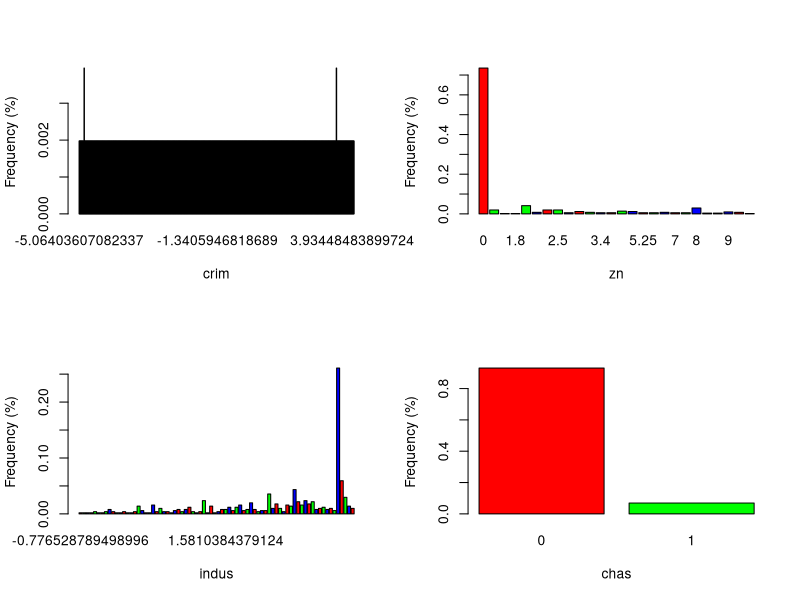
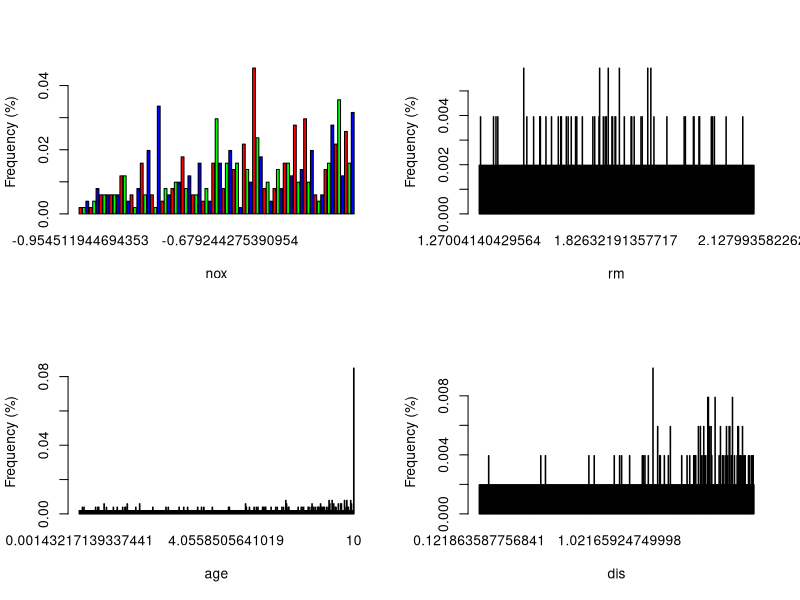
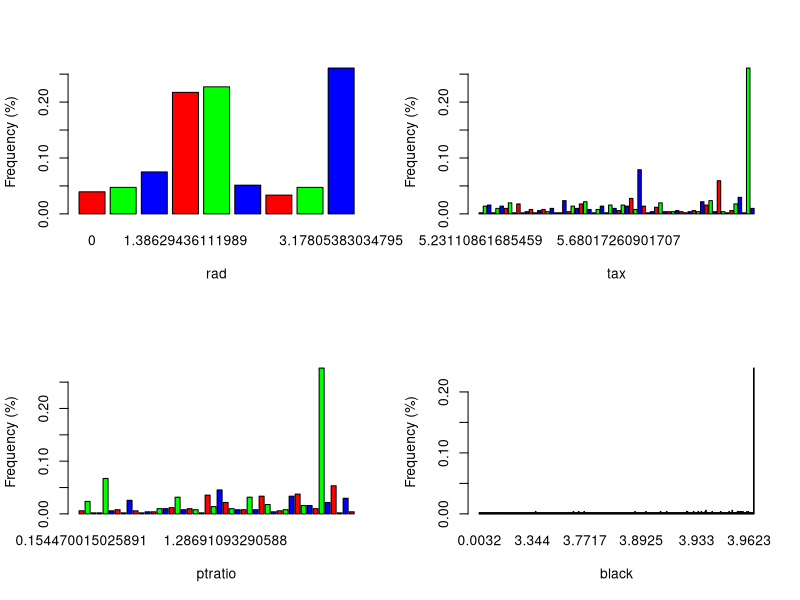
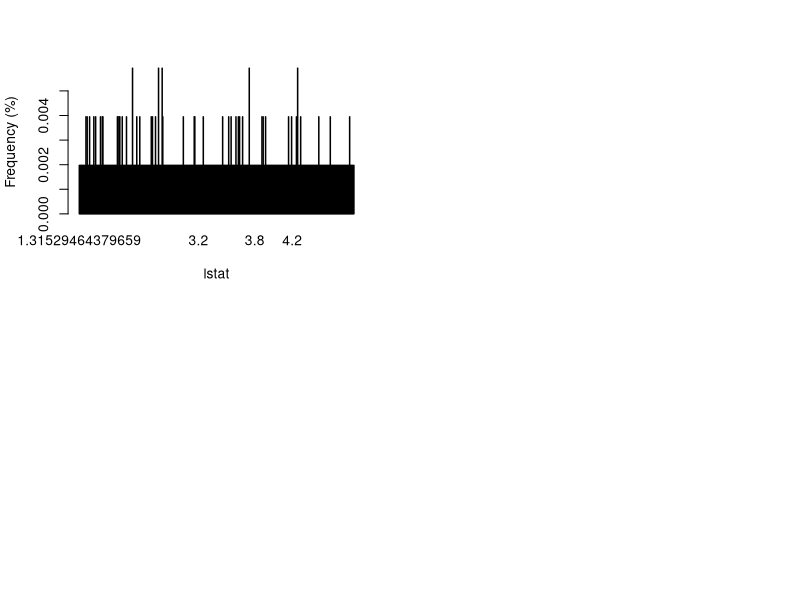
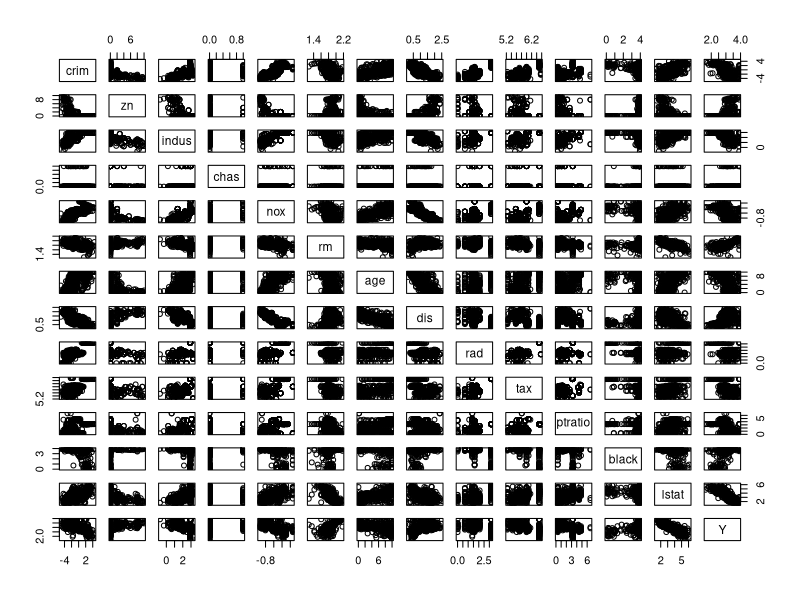
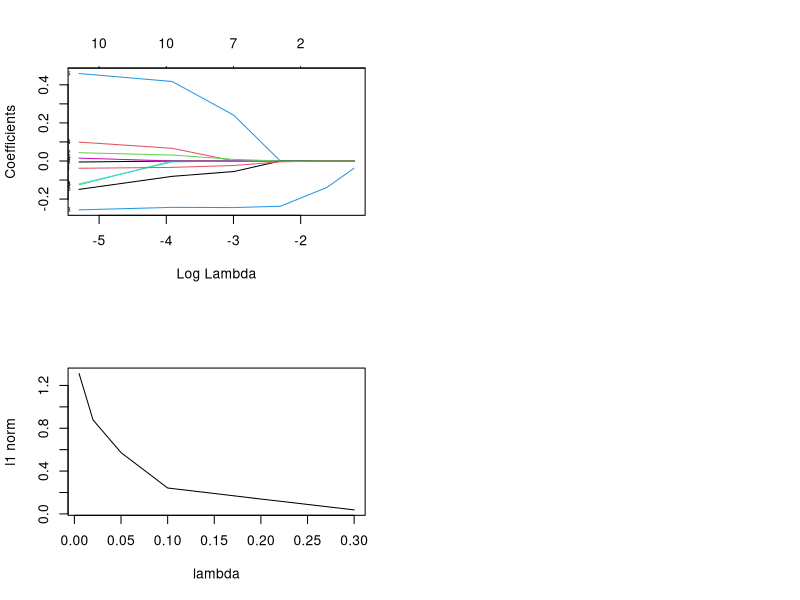

These charts were generated, in order, by the following R code:
## ---- chunk 1
knitr::opts_chunk$set(warning = FALSE, message = FALSE)
options(scipen = 1, digits = 4, width = 80, fig.align = "center")
set.seed(8742)
## ---- chunk 2

library(MASS)
library(glmnet)
myData = Boston
names(myData)[14] = "Y"
iLog = c(1, 3, 5, 6, 8, 9, 10, 14);
myData[, iLog] = log(myData[, iLog]);
myData[, 2] = myData[, 2] / 10;
myData[, 7] = myData[, 7]^2.5 / 10^4
myData[, 11] = exp(0.4 * myData[, 11]) / 1000;
myData[, 12] = myData[, 12] / 100;
myData[, 13] = sqrt(myData[, 13]);
X = as.matrix(myData[, -14])
y = myData$Y
lam.seq = c(0.30, 0.2, 0.1, 0.05, 0.02, 0.005)

## ---- chunk 3
par(mfrow=c(2,2))
for(i in 1:13){
  barplot(prop.table(table(myData[,i])) , 
          xlab=names(myData[i]), ylab= "Frequency (%)" , col = rainbow(3), horiz = FALSE)
}
## ---- chunk 4
pairs(myData)
## ---- chunk 5

# function to solve the Lasso estimate for βj given other coefficients fixed
one_var_lasso = function(r, x, lam) {
    xx = sum(x^2)
    xr = sum(r * x)
    b = (abs(xr) - lam/2)/xx
    b = sign(xr) * ifelse(b > 0, b, 0)
    return(b)
}


MyLasso = function(X, y, lam.seq, maxit = 50) {
    
    # X: n-by-p design matrix without the intercept 
    # y: n-by-1 response vector 
    # lam.seq: sequence of lambda values 
    # maxit: number of updates for each lambda 
    # Center/Scale X
    # Center y
  
    n = length(y)
    p = dim(X)[2]
    nlam = length(lam.seq)
  
    ##############################
    # YOUR CODE: 
    # Record the corresponding means and scales
    # For example, 
    # y.mean = mean(y)
    # yc = centered y
    # Xs = centered and scaled X
    
    y.mean = mean(y)
    yc = y - y.mean
    
    X.mean = apply(X, 2, mean)
    X.sd = sqrt(apply((X - rep(X.mean, rep.int(nrow(X), ncol(X))))^2, 2, mean))
    Xs = (X - rep(X.mean, rep.int(nrow(X), ncol(X)))) / rep(X.sd, rep.int(nrow(X), ncol(X)))
    
    ############################## 
    
    

    # Initilize coef vector b and residual vector r
    b = rep(0, p)
    r = yc
    B = matrix(nrow = nlam, ncol = p + 1)
    
    # Triple nested loop
    for (m in 1:nlam) {
        lam = 2 * n * lam.seq[m]
        for (step in 1:maxit) {
            for (j in 1:p) {
                r = r + (Xs[, j] * b[j])
                b[j] = one_var_lasso(r, Xs[, j], lam)
                r = r - Xs[, j] * b[j]
            }
        }
        B[m, ] = c(0, b)
    }
   
    ##############################
    # YOUR CODE:
    # Scale back the coefficients;
    # Update the intercepts stored in B[, 1]

    B[, 1] = y.mean - apply(B[,2:(p+1)] * rep(X.mean/X.sd, rep.int(nlam, p)), 1, sum)
    B[, 2:(p+1)] = B[, 2:(p+1)]/ rep(X.sd, rep.int(nlam, p))
    t(B)
    ##############################
}

## ---- chunk 6

lam.seq = c(0.30 , 0.2 , 0.1 , 0.05 , 0.02 , 0.005)
lasso.fit = glmnet (X, y, alpha = 1, lambda = lam.seq)
coef ( lasso.fit )

myout = MyLasso(X, y, lam.seq , maxit = 100)
rownames(myout) = c("Intercept", colnames(X))
myout


## ---- chunk 7
max(abs(coef(lasso.fit) - myout))

## ---- chunk 8
plot(lasso.fit, xvar = "lambda", label=TRUE)
## ---- chunk 9
# Now the l1-norm of the coefficients decreases as lambda increases
plot(lasso.fit$lambda, colSums(abs(lasso.fit$beta)), type = "l",
     xlab = "lambda", ylab = "l1 norm")
